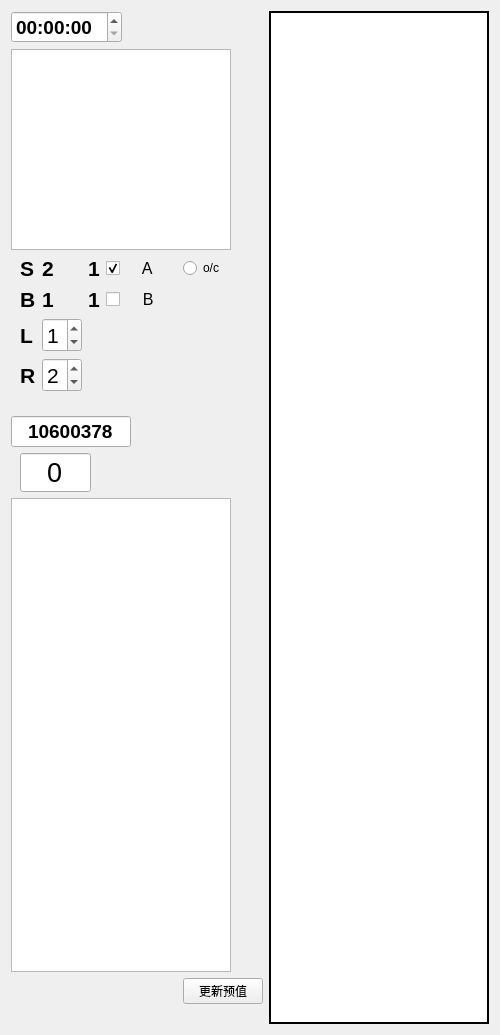
<?xml version="1.0" encoding="UTF-8"?>
<ui version="4.0">
 <class>mdquota</class>
 <widget class="QWidget" name="mdquota">
  <property name="windowModality">
   <enum>Qt::WindowModality::NonModal</enum>
  </property>
  <property name="enabled">
   <bool>true</bool>
  </property>
  <property name="geometry">
   <rect>
    <x>0</x>
    <y>0</y>
    <width>500</width>
    <height>1035</height>
   </rect>
  </property>
  <property name="minimumSize">
   <size>
    <width>361</width>
    <height>0</height>
   </size>
  </property>
  <property name="palette">
   <palette>
    <active/>
    <inactive/>
    <disabled/>
   </palette>
  </property>
  <property name="mouseTracking">
   <bool>true</bool>
  </property>
  <property name="tabletTracking">
   <bool>true</bool>
  </property>
  <property name="focusPolicy">
   <enum>Qt::FocusPolicy::StrongFocus</enum>
  </property>
  <property name="windowTitle">
   <string>mdquota</string>
  </property>
  <property name="autoFillBackground">
   <bool>false</bool>
  </property>
  <property name="inputMethodHints">
   <set>Qt::InputMethodHint::ImhNone</set>
  </property>
  <layout class="QGridLayout" name="gridLayout">
   <item row="9" column="0" colspan="8">
    <widget class="QLineEdit" name="lineEdit">
     <property name="minimumSize">
      <size>
       <width>101</width>
       <height>0</height>
      </size>
     </property>
     <property name="maximumSize">
      <size>
       <width>120</width>
       <height>16777215</height>
      </size>
     </property>
     <property name="palette">
      <palette>
       <active>
        <colorrole role="Text">
         <brush brushstyle="SolidPattern">
          <color alpha="255">
           <red>85</red>
           <green>0</green>
           <blue>0</blue>
          </color>
         </brush>
        </colorrole>
        <colorrole role="Base">
         <brush brushstyle="SolidPattern">
          <color alpha="255">
           <red>255</red>
           <green>255</green>
           <blue>127</blue>
          </color>
         </brush>
        </colorrole>
       </active>
       <inactive>
        <colorrole role="Text">
         <brush brushstyle="SolidPattern">
          <color alpha="255">
           <red>0</red>
           <green>0</green>
           <blue>0</blue>
          </color>
         </brush>
        </colorrole>
        <colorrole role="Base">
         <brush brushstyle="SolidPattern">
          <color alpha="255">
           <red>255</red>
           <green>255</green>
           <blue>255</blue>
          </color>
         </brush>
        </colorrole>
       </inactive>
       <disabled>
        <colorrole role="Text">
         <brush brushstyle="SolidPattern">
          <color alpha="255">
           <red>120</red>
           <green>120</green>
           <blue>120</blue>
          </color>
         </brush>
        </colorrole>
        <colorrole role="Base">
         <brush brushstyle="SolidPattern">
          <color alpha="255">
           <red>240</red>
           <green>240</green>
           <blue>240</blue>
          </color>
         </brush>
        </colorrole>
       </disabled>
      </palette>
     </property>
     <property name="font">
      <font>
       <pointsize>14</pointsize>
       <bold>true</bold>
      </font>
     </property>
     <property name="focusPolicy">
      <enum>Qt::FocusPolicy::NoFocus</enum>
     </property>
     <property name="layoutDirection">
      <enum>Qt::LayoutDirection::LeftToRight</enum>
     </property>
     <property name="text">
      <string>10600378</string>
     </property>
     <property name="alignment">
      <set>Qt::AlignmentFlag::AlignCenter</set>
     </property>
     <property name="readOnly">
      <bool>true</bool>
     </property>
    </widget>
   </item>
   <item row="11" column="0" colspan="8">
    <widget class="QTableView" name="tableView_3">
     <property name="minimumSize">
      <size>
       <width>111</width>
       <height>391</height>
      </size>
     </property>
     <property name="maximumSize">
      <size>
       <width>220</width>
       <height>16777215</height>
      </size>
     </property>
    </widget>
   </item>
   <item row="12" column="7">
    <widget class="QPushButton" name="applyPreValue">
     <property name="text">
      <string>更新预值</string>
     </property>
    </widget>
   </item>
   <item row="1" column="0" colspan="8">
    <widget class="QTableView" name="tableView_2">
     <property name="minimumSize">
      <size>
       <width>110</width>
       <height>0</height>
      </size>
     </property>
     <property name="maximumSize">
      <size>
       <width>220</width>
       <height>201</height>
      </size>
     </property>
     <property name="palette">
      <palette>
       <active/>
       <inactive/>
       <disabled/>
      </palette>
     </property>
     <property name="font">
      <font>
       <family>Microsoft YaHei UI</family>
       <pointsize>16</pointsize>
       <bold>true</bold>
      </font>
     </property>
     <property name="editTriggers">
      <set>QAbstractItemView::EditTrigger::NoEditTriggers</set>
     </property>
     <attribute name="horizontalHeaderVisible">
      <bool>false</bool>
     </attribute>
     <attribute name="verticalHeaderVisible">
      <bool>false</bool>
     </attribute>
    </widget>
   </item>
   <item row="10" column="1" colspan="7">
    <widget class="QLineEdit" name="lineEdit_2">
     <property name="maximumSize">
      <size>
       <width>71</width>
       <height>16777215</height>
      </size>
     </property>
     <property name="palette">
      <palette>
       <active>
        <colorrole role="Text">
         <brush brushstyle="SolidPattern">
          <color alpha="255">
           <red>255</red>
           <green>0</green>
           <blue>255</blue>
          </color>
         </brush>
        </colorrole>
        <colorrole role="Base">
         <brush brushstyle="SolidPattern">
          <color alpha="255">
           <red>255</red>
           <green>255</green>
           <blue>127</blue>
          </color>
         </brush>
        </colorrole>
       </active>
       <inactive>
        <colorrole role="Text">
         <brush brushstyle="SolidPattern">
          <color alpha="255">
           <red>0</red>
           <green>0</green>
           <blue>0</blue>
          </color>
         </brush>
        </colorrole>
        <colorrole role="Base">
         <brush brushstyle="SolidPattern">
          <color alpha="255">
           <red>255</red>
           <green>255</green>
           <blue>255</blue>
          </color>
         </brush>
        </colorrole>
       </inactive>
       <disabled>
        <colorrole role="Text">
         <brush brushstyle="SolidPattern">
          <color alpha="255">
           <red>120</red>
           <green>120</green>
           <blue>120</blue>
          </color>
         </brush>
        </colorrole>
        <colorrole role="Base">
         <brush brushstyle="SolidPattern">
          <color alpha="255">
           <red>240</red>
           <green>240</green>
           <blue>240</blue>
          </color>
         </brush>
        </colorrole>
       </disabled>
      </palette>
     </property>
     <property name="font">
      <font>
       <pointsize>20</pointsize>
       <bold>false</bold>
      </font>
     </property>
     <property name="focusPolicy">
      <enum>Qt::FocusPolicy::NoFocus</enum>
     </property>
     <property name="text">
      <string>0</string>
     </property>
     <property name="alignment">
      <set>Qt::AlignmentFlag::AlignCenter</set>
     </property>
     <property name="readOnly">
      <bool>true</bool>
     </property>
    </widget>
   </item>
   <item row="0" column="9" rowspan="14">
    <widget class="QTableView" name="tableView">
     <property name="enabled">
      <bool>true</bool>
     </property>
     <property name="sizePolicy">
      <sizepolicy hsizetype="Expanding" vsizetype="Expanding">
       <horstretch>0</horstretch>
       <verstretch>0</verstretch>
      </sizepolicy>
     </property>
     <property name="minimumSize">
      <size>
       <width>220</width>
       <height>0</height>
      </size>
     </property>
     <property name="maximumSize">
      <size>
       <width>220</width>
       <height>16777215</height>
      </size>
     </property>
     <property name="palette">
      <palette>
       <active>
        <colorrole role="Text">
         <brush brushstyle="SolidPattern">
          <color alpha="255">
           <red>255</red>
           <green>255</green>
           <blue>255</blue>
          </color>
         </brush>
        </colorrole>
        <colorrole role="Base">
         <brush brushstyle="SolidPattern">
          <color alpha="255">
           <red>180</red>
           <green>180</green>
           <blue>180</blue>
          </color>
         </brush>
        </colorrole>
       </active>
       <inactive>
        <colorrole role="Text">
         <brush brushstyle="SolidPattern">
          <color alpha="255">
           <red>0</red>
           <green>0</green>
           <blue>0</blue>
          </color>
         </brush>
        </colorrole>
        <colorrole role="Base">
         <brush brushstyle="SolidPattern">
          <color alpha="255">
           <red>255</red>
           <green>255</green>
           <blue>255</blue>
          </color>
         </brush>
        </colorrole>
       </inactive>
       <disabled>
        <colorrole role="Text">
         <brush brushstyle="SolidPattern">
          <color alpha="255">
           <red>255</red>
           <green>255</green>
           <blue>255</blue>
          </color>
         </brush>
        </colorrole>
        <colorrole role="Base">
         <brush brushstyle="SolidPattern">
          <color alpha="255">
           <red>180</red>
           <green>180</green>
           <blue>180</blue>
          </color>
         </brush>
        </colorrole>
       </disabled>
      </palette>
     </property>
     <property name="font">
      <font>
       <pointsize>6</pointsize>
       <bold>true</bold>
      </font>
     </property>
     <property name="mouseTracking">
      <bool>true</bool>
     </property>
     <property name="tabletTracking">
      <bool>true</bool>
     </property>
     <property name="focusPolicy">
      <enum>Qt::FocusPolicy::NoFocus</enum>
     </property>
     <property name="contextMenuPolicy">
      <enum>Qt::ContextMenuPolicy::CustomContextMenu</enum>
     </property>
     <property name="toolTip">
      <string/>
     </property>
     <property name="statusTip">
      <string/>
     </property>
     <property name="whatsThis">
      <string/>
     </property>
     <property name="accessibleName">
      <string>yyyyyyyyyyyyyyy</string>
     </property>
     <property name="autoFillBackground">
      <bool>true</bool>
     </property>
     <property name="frameShape">
      <enum>QFrame::Shape::Box</enum>
     </property>
     <property name="frameShadow">
      <enum>QFrame::Shadow::Plain</enum>
     </property>
     <property name="lineWidth">
      <number>2</number>
     </property>
     <property name="midLineWidth">
      <number>2</number>
     </property>
     <property name="horizontalScrollBarPolicy">
      <enum>Qt::ScrollBarPolicy::ScrollBarAlwaysOff</enum>
     </property>
     <property name="autoScrollMargin">
      <number>5</number>
     </property>
     <property name="editTriggers">
      <set>QAbstractItemView::EditTrigger::NoEditTriggers</set>
     </property>
     <property name="selectionMode">
      <enum>QAbstractItemView::SelectionMode::ExtendedSelection</enum>
     </property>
     <property name="showGrid">
      <bool>true</bool>
     </property>
     <attribute name="horizontalHeaderVisible">
      <bool>false</bool>
     </attribute>
     <attribute name="horizontalHeaderCascadingSectionResizes">
      <bool>true</bool>
     </attribute>
     <attribute name="horizontalHeaderMinimumSectionSize">
      <number>2</number>
     </attribute>
     <attribute name="horizontalHeaderDefaultSectionSize">
      <number>2</number>
     </attribute>
     <attribute name="horizontalHeaderHighlightSections">
      <bool>false</bool>
     </attribute>
     <attribute name="horizontalHeaderShowSortIndicator" stdset="0">
      <bool>false</bool>
     </attribute>
     <attribute name="horizontalHeaderStretchLastSection">
      <bool>true</bool>
     </attribute>
     <attribute name="verticalHeaderVisible">
      <bool>false</bool>
     </attribute>
     <attribute name="verticalHeaderCascadingSectionResizes">
      <bool>false</bool>
     </attribute>
     <attribute name="verticalHeaderMinimumSectionSize">
      <number>1</number>
     </attribute>
     <attribute name="verticalHeaderDefaultSectionSize">
      <number>2</number>
     </attribute>
     <attribute name="verticalHeaderHighlightSections">
      <bool>false</bool>
     </attribute>
     <attribute name="verticalHeaderShowSortIndicator" stdset="0">
      <bool>false</bool>
     </attribute>
     <attribute name="verticalHeaderStretchLastSection">
      <bool>true</bool>
     </attribute>
    </widget>
   </item>
   <item row="13" column="0" colspan="8">
    <widget class="QLabel" name="ddd">
     <property name="text">
      <string/>
     </property>
    </widget>
   </item>
   <item row="0" column="0" colspan="8">
    <widget class="QTimeEdit" name="timeEdit">
     <property name="maximumSize">
      <size>
       <width>111</width>
       <height>16777215</height>
      </size>
     </property>
     <property name="font">
      <font>
       <pointsize>14</pointsize>
       <bold>true</bold>
      </font>
     </property>
     <property name="inputMethodHints">
      <set>Qt::InputMethodHint::ImhNone</set>
     </property>
     <property name="displayFormat">
      <string>HH:mm:ss</string>
     </property>
     <property name="timeSpec">
      <enum>Qt::TimeSpec::LocalTime</enum>
     </property>
    </widget>
   </item>
   <item row="3" column="1">
    <widget class="QLabel" name="label_3">
     <property name="maximumSize">
      <size>
       <width>31</width>
       <height>51</height>
      </size>
     </property>
     <property name="font">
      <font>
       <pointsize>16</pointsize>
       <bold>true</bold>
      </font>
     </property>
     <property name="autoFillBackground">
      <bool>false</bool>
     </property>
     <property name="text">
      <string>B</string>
     </property>
    </widget>
   </item>
   <item row="2" column="1">
    <widget class="QLabel" name="label_4">
     <property name="maximumSize">
      <size>
       <width>50</width>
       <height>16777215</height>
      </size>
     </property>
     <property name="font">
      <font>
       <pointsize>16</pointsize>
       <bold>true</bold>
      </font>
     </property>
     <property name="autoFillBackground">
      <bool>false</bool>
     </property>
     <property name="text">
      <string>S</string>
     </property>
    </widget>
   </item>
   <item row="2" column="2">
    <widget class="QLabel" name="label_5">
     <property name="maximumSize">
      <size>
       <width>31</width>
       <height>16777215</height>
      </size>
     </property>
     <property name="font">
      <font>
       <pointsize>16</pointsize>
       <bold>true</bold>
      </font>
     </property>
     <property name="autoFillBackground">
      <bool>false</bool>
     </property>
     <property name="text">
      <string>2</string>
     </property>
    </widget>
   </item>
   <item row="3" column="2">
    <widget class="QLabel" name="label_6">
     <property name="maximumSize">
      <size>
       <width>31</width>
       <height>16777215</height>
      </size>
     </property>
     <property name="font">
      <font>
       <pointsize>16</pointsize>
       <bold>true</bold>
      </font>
     </property>
     <property name="mouseTracking">
      <bool>false</bool>
     </property>
     <property name="autoFillBackground">
      <bool>false</bool>
     </property>
     <property name="text">
      <string>1</string>
     </property>
     <property name="scaledContents">
      <bool>false</bool>
     </property>
    </widget>
   </item>
   <item row="2" column="3">
    <widget class="QLabel" name="label_8">
     <property name="maximumSize">
      <size>
       <width>31</width>
       <height>16777215</height>
      </size>
     </property>
     <property name="font">
      <font>
       <pointsize>16</pointsize>
       <bold>true</bold>
      </font>
     </property>
     <property name="autoFillBackground">
      <bool>false</bool>
     </property>
     <property name="text">
      <string>1</string>
     </property>
    </widget>
   </item>
   <item row="3" column="3">
    <widget class="QLabel" name="label_7">
     <property name="maximumSize">
      <size>
       <width>31</width>
       <height>16777215</height>
      </size>
     </property>
     <property name="font">
      <font>
       <pointsize>16</pointsize>
       <bold>true</bold>
      </font>
     </property>
     <property name="autoFillBackground">
      <bool>false</bool>
     </property>
     <property name="text">
      <string>1</string>
     </property>
    </widget>
   </item>
   <item row="2" column="4">
    <widget class="QCheckBox" name="checkBox_3">
     <property name="maximumSize">
      <size>
       <width>79</width>
       <height>16777215</height>
      </size>
     </property>
     <property name="font">
      <font>
       <pointsize>12</pointsize>
      </font>
     </property>
     <property name="text">
      <string>    A</string>
     </property>
     <property name="checked">
      <bool>true</bool>
     </property>
    </widget>
   </item>
   <item row="3" column="4">
    <widget class="QCheckBox" name="checkBox_2">
     <property name="maximumSize">
      <size>
       <width>79</width>
       <height>16777215</height>
      </size>
     </property>
     <property name="font">
      <font>
       <pointsize>12</pointsize>
      </font>
     </property>
     <property name="text">
      <string>    B</string>
     </property>
    </widget>
   </item>
   <item row="2" column="7">
    <widget class="QRadioButton" name="radioButton">
     <property name="maximumSize">
      <size>
       <width>95</width>
       <height>16777215</height>
      </size>
     </property>
     <property name="text">
      <string>o/c</string>
     </property>
     <property name="checked">
      <bool>false</bool>
     </property>
    </widget>
   </item>
   <item row="4" column="1">
    <widget class="QLabel" name="label">
     <property name="maximumSize">
      <size>
       <width>54</width>
       <height>16777215</height>
      </size>
     </property>
     <property name="font">
      <font>
       <pointsize>16</pointsize>
       <bold>true</bold>
      </font>
     </property>
     <property name="autoFillBackground">
      <bool>false</bool>
     </property>
     <property name="text">
      <string>L</string>
     </property>
    </widget>
   </item>
   <item row="5" column="1">
    <widget class="QLabel" name="label_2">
     <property name="maximumSize">
      <size>
       <width>54</width>
       <height>16777215</height>
      </size>
     </property>
     <property name="font">
      <font>
       <pointsize>16</pointsize>
       <bold>true</bold>
      </font>
     </property>
     <property name="autoFillBackground">
      <bool>false</bool>
     </property>
     <property name="text">
      <string>R</string>
     </property>
    </widget>
   </item>
   <item row="4" column="2">
    <widget class="QSpinBox" name="spinBox">
     <property name="maximumSize">
      <size>
       <width>40</width>
       <height>16777215</height>
      </size>
     </property>
     <property name="font">
      <font>
       <pointsize>16</pointsize>
      </font>
     </property>
     <property name="value">
      <number>1</number>
     </property>
    </widget>
   </item>
   <item row="5" column="2">
    <widget class="QSpinBox" name="spinBox_2">
     <property name="maximumSize">
      <size>
       <width>40</width>
       <height>16777215</height>
      </size>
     </property>
     <property name="font">
      <font>
       <pointsize>16</pointsize>
      </font>
     </property>
     <property name="value">
      <number>2</number>
     </property>
    </widget>
   </item>
  </layout>
 </widget>
 <layoutdefault spacing="6" margin="11"/>
 <resources/>
 <connections>
  <connection>
   <sender>checkBox_3</sender>
   <signal>clicked()</signal>
   <receiver>checkBox_2</receiver>
   <slot>toggle()</slot>
   <hints>
    <hint type="sourcelabel">
     <x>47</x>
     <y>476</y>
    </hint>
    <hint type="destinationlabel">
     <x>48</x>
     <y>518</y>
    </hint>
   </hints>
  </connection>
  <connection>
   <sender>checkBox_2</sender>
   <signal>clicked()</signal>
   <receiver>checkBox_3</receiver>
   <slot>toggle()</slot>
   <hints>
    <hint type="sourcelabel">
     <x>69</x>
     <y>526</y>
    </hint>
    <hint type="destinationlabel">
     <x>72</x>
     <y>480</y>
    </hint>
   </hints>
  </connection>
 </connections>
</ui>
